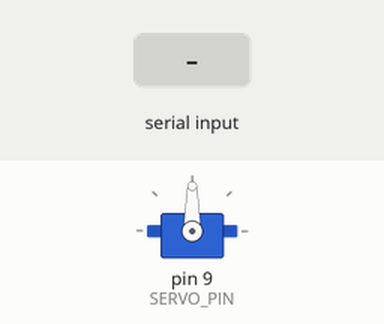
Bench run of a sketch on a simulated Arduino Uno, built with avr-gcc and run on an emulated ATmega328P. Parts: servo. Inputs (shaded band) come from the test bench. What the sketch prints to the serial monitor is not drawn.

Above: at 2.2 s.
2.3 s: "s\n" received over Serial
At 5.2 s:
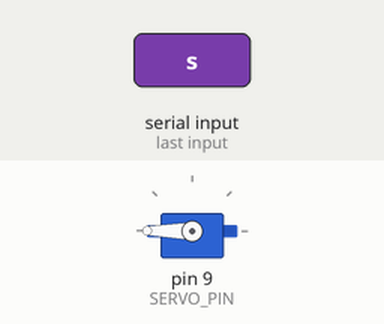
5.3 s: "30,150\n" received over Serial
At 5.99 s:
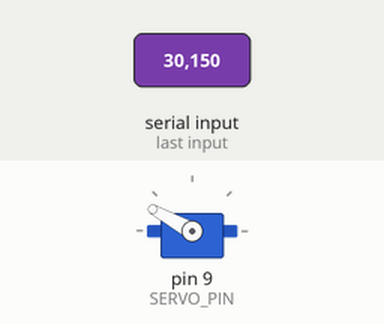
8.3 s: "S\n" received over Serial
At 15.1 s:
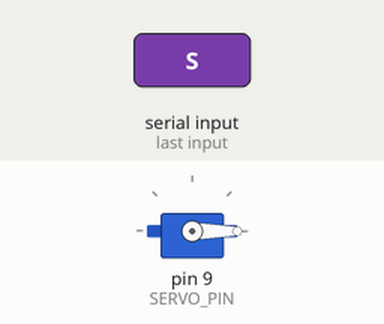
Timing chart, 0 to 16.6 s (numbered marks = the images above; inputs shaded):
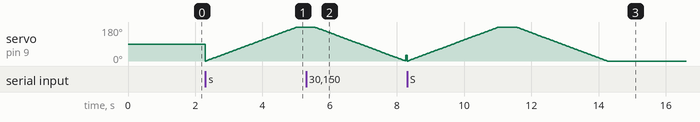

The sketch:

____.ino
```cpp
/*
 * 实验名称：舵机控制
 * 实验目的：学习使用 Servo 库控制舵机角度
 *
 * 硬件连接：
 *   舵机红线（VCC）→ 5V（建议外部供电）
 *   舵机棕线（GND）→ GND
 *   舵机橙线（信号）→ D9
 *
 * ⚠️ 注意：舵机电流较大，建议使用外部 5V 电源供电
 *    多个舵机必须使用外部电源！
 *
 * 知识点：
 *   - PWM 控制舵机：50Hz，脉宽 0.5ms~2.5ms
 *   - SG90：0°~180°，扭矩 1.8kg·cm
 *   - Servo 库简化了舵机控制
 */

#include <Servo.h>

Servo myServo;
const int SERVO_PIN = 9;

void setup() {
  myServo.attach(SERVO_PIN);  // 连接舵机到引脚9
  Serial.begin(9600);
  Serial.println("舵机控制实验");
  Serial.println("输入角度(0~180)控制舵机，或按 's' 扫描");

  // 初始位置：90度（中间）
  myServo.write(90);
  delay(1000);
}

void loop() {
  // 检查串口输入
  if (Serial.available() > 0) {
    String input = Serial.readStringUntil('\n');
    input.trim();

    if (input == "s" || input == "S") {
      // 扫描模式
      sweepServo();
    } else {
      int angle = input.toInt();
      if (angle >= 0 && angle <= 180) {
        myServo.write(angle);
        Serial.print("舵机转到: ");
        Serial.print(angle);
        Serial.println("°");
      } else {
        Serial.println("角度范围: 0~180");
      }
    }
  }
}

// 舵机扫描（0° → 180° → 0°）
void sweepServo() {
  Serial.println("开始扫描...");

  // 0° → 180°
  for (int angle = 0; angle <= 180; angle++) {
    myServo.write(angle);
    delay(15);
  }

  delay(500);

  // 180° → 0°
  for (int angle = 180; angle >= 0; angle--) {
    myServo.write(angle);
    delay(15);
  }

  Serial.println("扫描完成");
}
```
